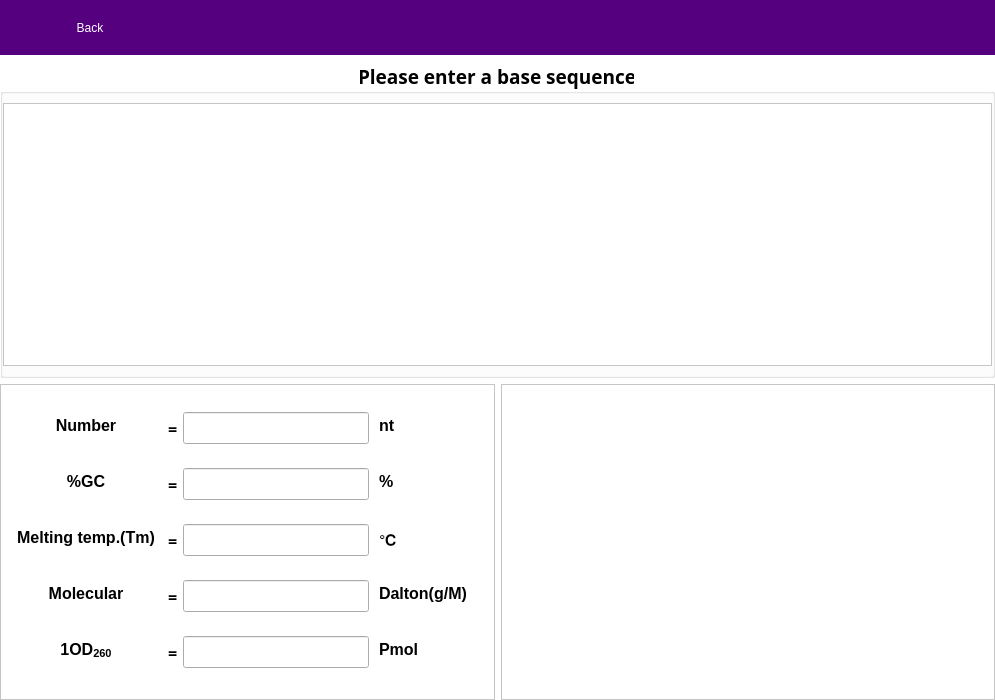
<?xml version="1.0" encoding="UTF-8"?>
<ui version="4.0">
 <class>OligoCalculator</class>
 <widget class="QFrame" name="OligoCalculator">
  <property name="geometry">
   <rect>
    <x>0</x>
    <y>0</y>
    <width>995</width>
    <height>700</height>
   </rect>
  </property>
  <property name="windowTitle">
   <string>Frame</string>
  </property>
  <property name="styleSheet">
   <string notr="true">QFrame {
	
	background-color: rgb(255, 255, 255);
}</string>
  </property>
  <property name="frameShape">
   <enum>QFrame::NoFrame</enum>
  </property>
  <property name="frameShadow">
   <enum>QFrame::Raised</enum>
  </property>
  <layout class="QVBoxLayout" name="verticalLayout_2">
   <property name="leftMargin">
    <number>0</number>
   </property>
   <property name="topMargin">
    <number>0</number>
   </property>
   <property name="rightMargin">
    <number>0</number>
   </property>
   <property name="bottomMargin">
    <number>0</number>
   </property>
   <item>
    <widget class="QFrame" name="frameHeader">
     <property name="minimumSize">
      <size>
       <width>0</width>
       <height>55</height>
      </size>
     </property>
     <property name="styleSheet">
      <string notr="true">QToolButton{
	color:white;
	font: 75 20pt &quot;微软雅黑&quot;;
}

QToolButton::disabled{
	color:darkgray;
}

QFrame#frameHeader {
	background-color: rgb(85, 0, 127);
}</string>
     </property>
     <property name="frameShape">
      <enum>QFrame::NoFrame</enum>
     </property>
     <property name="frameShadow">
      <enum>QFrame::Raised</enum>
     </property>
     <layout class="QHBoxLayout" name="horizontalLayout_2" stretch="0,1">
      <property name="leftMargin">
       <number>0</number>
      </property>
      <property name="topMargin">
       <number>0</number>
      </property>
      <property name="rightMargin">
       <number>0</number>
      </property>
      <property name="bottomMargin">
       <number>0</number>
      </property>
      <item>
       <widget class="QToolButton" name="toolButtonBack">
        <property name="sizePolicy">
         <sizepolicy hsizetype="Fixed" vsizetype="Preferred">
          <horstretch>0</horstretch>
          <verstretch>0</verstretch>
         </sizepolicy>
        </property>
        <property name="minimumSize">
         <size>
          <width>180</width>
          <height>0</height>
         </size>
        </property>
        <property name="text">
         <string>Back</string>
        </property>
        <property name="autoRaise">
         <bool>true</bool>
        </property>
       </widget>
      </item>
      <item>
       <spacer name="horizontalSpacer">
        <property name="orientation">
         <enum>Qt::Horizontal</enum>
        </property>
        <property name="sizeHint" stdset="0">
         <size>
          <width>40</width>
          <height>20</height>
         </size>
        </property>
       </spacer>
      </item>
     </layout>
    </widget>
   </item>
   <item>
    <widget class="QGroupBox" name="groupBox">
     <property name="font">
      <font>
       <family>黑体</family>
       <pointsize>14</pointsize>
       <weight>75</weight>
       <bold>true</bold>
      </font>
     </property>
     <property name="title">
      <string>Please enter a base sequence</string>
     </property>
     <property name="alignment">
      <set>Qt::AlignCenter</set>
     </property>
     <property name="flat">
      <bool>true</bool>
     </property>
     <layout class="QHBoxLayout" name="horizontalLayout_7">
      <property name="leftMargin">
       <number>0</number>
      </property>
      <property name="rightMargin">
       <number>0</number>
      </property>
      <item>
       <widget class="QTextEdit" name="inputTextEdit">
        <property name="font">
         <font>
          <family>黑体</family>
          <pointsize>12</pointsize>
         </font>
        </property>
        <property name="styleSheet">
         <string notr="true">background-color: rgb(255, 255, 255);</string>
        </property>
       </widget>
      </item>
     </layout>
    </widget>
   </item>
   <item>
    <layout class="QHBoxLayout" name="horizontalLayout" stretch="1,1">
     <item>
      <widget class="QFrame" name="frameBox">
       <property name="frameShape">
        <enum>QFrame::StyledPanel</enum>
       </property>
       <property name="frameShadow">
        <enum>QFrame::Raised</enum>
       </property>
       <layout class="QVBoxLayout" name="verticalLayout">
        <item>
         <layout class="QHBoxLayout" name="horizontalLayout_10">
          <item>
           <widget class="QTextEdit" name="textEdit_17">
            <property name="minimumSize">
             <size>
              <width>152</width>
              <height>32</height>
             </size>
            </property>
            <property name="maximumSize">
             <size>
              <width>152</width>
              <height>32</height>
             </size>
            </property>
            <property name="frameShape">
             <enum>QFrame::NoFrame</enum>
            </property>
            <property name="frameShadow">
             <enum>QFrame::Plain</enum>
            </property>
            <property name="readOnly">
             <bool>true</bool>
            </property>
            <property name="html">
             <string>&lt;!DOCTYPE HTML PUBLIC &quot;-//W3C//DTD HTML 4.0//EN&quot; &quot;http://www.w3.org/TR/REC-html40/strict.dtd&quot;&gt;
&lt;html&gt;&lt;head&gt;&lt;meta name=&quot;qrichtext&quot; content=&quot;1&quot; /&gt;&lt;style type=&quot;text/css&quot;&gt;
p, li { white-space: pre-wrap; }
&lt;/style&gt;&lt;/head&gt;&lt;body style=&quot; font-family:'SimSun'; font-size:9pt; font-weight:400; font-style:normal;&quot;&gt;
&lt;p align=&quot;center&quot; style=&quot; margin-top:12px; margin-bottom:12px; margin-left:0px; margin-right:0px; -qt-block-indent:0; text-indent:0px;&quot;&gt;&lt;span style=&quot; font-family:'黑体'; font-size:12pt; font-weight:600;&quot;&gt;Number&lt;/span&gt;&lt;/p&gt;&lt;/body&gt;&lt;/html&gt;</string>
            </property>
           </widget>
          </item>
          <item>
           <widget class="QLabel" name="label_8">
            <property name="minimumSize">
             <size>
              <width>9</width>
              <height>32</height>
             </size>
            </property>
            <property name="maximumSize">
             <size>
              <width>9</width>
              <height>32</height>
             </size>
            </property>
            <property name="font">
             <font>
              <family>黑体</family>
              <pointsize>12</pointsize>
              <weight>75</weight>
              <bold>true</bold>
             </font>
            </property>
            <property name="text">
             <string>=</string>
            </property>
           </widget>
          </item>
          <item>
           <widget class="QLineEdit" name="nbLineEdit">
            <property name="minimumSize">
             <size>
              <width>0</width>
              <height>32</height>
             </size>
            </property>
            <property name="readOnly">
             <bool>true</bool>
            </property>
           </widget>
          </item>
          <item>
           <widget class="QTextEdit" name="textEdit_18">
            <property name="minimumSize">
             <size>
              <width>110</width>
              <height>32</height>
             </size>
            </property>
            <property name="maximumSize">
             <size>
              <width>110</width>
              <height>32</height>
             </size>
            </property>
            <property name="frameShape">
             <enum>QFrame::NoFrame</enum>
            </property>
            <property name="frameShadow">
             <enum>QFrame::Plain</enum>
            </property>
            <property name="readOnly">
             <bool>true</bool>
            </property>
            <property name="html">
             <string>&lt;!DOCTYPE HTML PUBLIC &quot;-//W3C//DTD HTML 4.0//EN&quot; &quot;http://www.w3.org/TR/REC-html40/strict.dtd&quot;&gt;
&lt;html&gt;&lt;head&gt;&lt;meta name=&quot;qrichtext&quot; content=&quot;1&quot; /&gt;&lt;style type=&quot;text/css&quot;&gt;
p, li { white-space: pre-wrap; }
&lt;/style&gt;&lt;/head&gt;&lt;body style=&quot; font-family:'SimSun'; font-size:9pt; font-weight:400; font-style:normal;&quot;&gt;
&lt;p style=&quot; margin-top:12px; margin-bottom:12px; margin-left:0px; margin-right:0px; -qt-block-indent:0; text-indent:0px;&quot;&gt;&lt;span style=&quot; font-family:'黑体'; font-size:12pt; font-weight:600;&quot;&gt;nt&lt;/span&gt;&lt;/p&gt;&lt;/body&gt;&lt;/html&gt;</string>
            </property>
           </widget>
          </item>
         </layout>
        </item>
        <item>
         <layout class="QHBoxLayout" name="horizontalLayout_12">
          <item>
           <widget class="QTextEdit" name="textEdit_21">
            <property name="minimumSize">
             <size>
              <width>152</width>
              <height>32</height>
             </size>
            </property>
            <property name="maximumSize">
             <size>
              <width>152</width>
              <height>32</height>
             </size>
            </property>
            <property name="frameShape">
             <enum>QFrame::NoFrame</enum>
            </property>
            <property name="frameShadow">
             <enum>QFrame::Plain</enum>
            </property>
            <property name="readOnly">
             <bool>true</bool>
            </property>
            <property name="html">
             <string>&lt;!DOCTYPE HTML PUBLIC &quot;-//W3C//DTD HTML 4.0//EN&quot; &quot;http://www.w3.org/TR/REC-html40/strict.dtd&quot;&gt;
&lt;html&gt;&lt;head&gt;&lt;meta name=&quot;qrichtext&quot; content=&quot;1&quot; /&gt;&lt;style type=&quot;text/css&quot;&gt;
p, li { white-space: pre-wrap; }
&lt;/style&gt;&lt;/head&gt;&lt;body style=&quot; font-family:'SimSun'; font-size:9pt; font-weight:400; font-style:normal;&quot;&gt;
&lt;p align=&quot;center&quot; style=&quot; margin-top:12px; margin-bottom:12px; margin-left:0px; margin-right:0px; -qt-block-indent:0; text-indent:0px;&quot;&gt;&lt;span style=&quot; font-family:'黑体'; font-size:12pt; font-weight:600;&quot;&gt;%GC&lt;/span&gt;&lt;/p&gt;&lt;/body&gt;&lt;/html&gt;</string>
            </property>
           </widget>
          </item>
          <item>
           <widget class="QLabel" name="label_10">
            <property name="minimumSize">
             <size>
              <width>9</width>
              <height>32</height>
             </size>
            </property>
            <property name="maximumSize">
             <size>
              <width>9</width>
              <height>32</height>
             </size>
            </property>
            <property name="font">
             <font>
              <family>黑体</family>
              <pointsize>12</pointsize>
              <weight>75</weight>
              <bold>true</bold>
             </font>
            </property>
            <property name="text">
             <string>=</string>
            </property>
           </widget>
          </item>
          <item>
           <widget class="QLineEdit" name="gcLineEdit">
            <property name="minimumSize">
             <size>
              <width>0</width>
              <height>32</height>
             </size>
            </property>
            <property name="readOnly">
             <bool>true</bool>
            </property>
           </widget>
          </item>
          <item>
           <widget class="QTextEdit" name="textEdit_22">
            <property name="minimumSize">
             <size>
              <width>110</width>
              <height>32</height>
             </size>
            </property>
            <property name="maximumSize">
             <size>
              <width>110</width>
              <height>32</height>
             </size>
            </property>
            <property name="autoFillBackground">
             <bool>false</bool>
            </property>
            <property name="frameShape">
             <enum>QFrame::NoFrame</enum>
            </property>
            <property name="frameShadow">
             <enum>QFrame::Plain</enum>
            </property>
            <property name="readOnly">
             <bool>true</bool>
            </property>
            <property name="html">
             <string>&lt;!DOCTYPE HTML PUBLIC &quot;-//W3C//DTD HTML 4.0//EN&quot; &quot;http://www.w3.org/TR/REC-html40/strict.dtd&quot;&gt;
&lt;html&gt;&lt;head&gt;&lt;meta name=&quot;qrichtext&quot; content=&quot;1&quot; /&gt;&lt;style type=&quot;text/css&quot;&gt;
p, li { white-space: pre-wrap; }
&lt;/style&gt;&lt;/head&gt;&lt;body style=&quot; font-family:'SimSun'; font-size:9pt; font-weight:400; font-style:normal;&quot;&gt;
&lt;p style=&quot; margin-top:12px; margin-bottom:12px; margin-left:0px; margin-right:0px; -qt-block-indent:0; text-indent:0px;&quot;&gt;&lt;span style=&quot; font-family:'黑体'; font-size:12pt; font-weight:600;&quot;&gt;%&lt;/span&gt;&lt;/p&gt;&lt;/body&gt;&lt;/html&gt;</string>
            </property>
           </widget>
          </item>
         </layout>
        </item>
        <item>
         <layout class="QHBoxLayout" name="horizontalLayout_11">
          <item>
           <widget class="QTextEdit" name="textEdit_19">
            <property name="minimumSize">
             <size>
              <width>152</width>
              <height>32</height>
             </size>
            </property>
            <property name="maximumSize">
             <size>
              <width>152</width>
              <height>32</height>
             </size>
            </property>
            <property name="frameShape">
             <enum>QFrame::NoFrame</enum>
            </property>
            <property name="frameShadow">
             <enum>QFrame::Plain</enum>
            </property>
            <property name="readOnly">
             <bool>true</bool>
            </property>
            <property name="html">
             <string>&lt;!DOCTYPE HTML PUBLIC &quot;-//W3C//DTD HTML 4.0//EN&quot; &quot;http://www.w3.org/TR/REC-html40/strict.dtd&quot;&gt;
&lt;html&gt;&lt;head&gt;&lt;meta name=&quot;qrichtext&quot; content=&quot;1&quot; /&gt;&lt;style type=&quot;text/css&quot;&gt;
p, li { white-space: pre-wrap; }
&lt;/style&gt;&lt;/head&gt;&lt;body style=&quot; font-family:'SimSun'; font-size:9pt; font-weight:400; font-style:normal;&quot;&gt;
&lt;p align=&quot;center&quot; style=&quot; margin-top:0px; margin-bottom:0px; margin-left:0px; margin-right:0px; -qt-block-indent:0; text-indent:0px;&quot;&gt;&lt;span style=&quot; font-family:'Times New Roman,serif'; font-size:12pt; font-weight:600;&quot;&gt;Melting temp.(Tm)&lt;/span&gt;&lt;/p&gt;&lt;/body&gt;&lt;/html&gt;</string>
            </property>
           </widget>
          </item>
          <item>
           <widget class="QLabel" name="label_9">
            <property name="minimumSize">
             <size>
              <width>9</width>
              <height>32</height>
             </size>
            </property>
            <property name="maximumSize">
             <size>
              <width>9</width>
              <height>32</height>
             </size>
            </property>
            <property name="font">
             <font>
              <family>黑体</family>
              <pointsize>12</pointsize>
              <weight>75</weight>
              <bold>true</bold>
             </font>
            </property>
            <property name="text">
             <string>=</string>
            </property>
           </widget>
          </item>
          <item>
           <widget class="QLineEdit" name="tmLineEdit">
            <property name="minimumSize">
             <size>
              <width>0</width>
              <height>32</height>
             </size>
            </property>
            <property name="readOnly">
             <bool>true</bool>
            </property>
           </widget>
          </item>
          <item>
           <widget class="QTextEdit" name="textEdit_20">
            <property name="minimumSize">
             <size>
              <width>110</width>
              <height>32</height>
             </size>
            </property>
            <property name="maximumSize">
             <size>
              <width>110</width>
              <height>32</height>
             </size>
            </property>
            <property name="frameShape">
             <enum>QFrame::NoFrame</enum>
            </property>
            <property name="frameShadow">
             <enum>QFrame::Plain</enum>
            </property>
            <property name="readOnly">
             <bool>true</bool>
            </property>
            <property name="html">
             <string>&lt;!DOCTYPE HTML PUBLIC &quot;-//W3C//DTD HTML 4.0//EN&quot; &quot;http://www.w3.org/TR/REC-html40/strict.dtd&quot;&gt;
&lt;html&gt;&lt;head&gt;&lt;meta name=&quot;qrichtext&quot; content=&quot;1&quot; /&gt;&lt;style type=&quot;text/css&quot;&gt;
p, li { white-space: pre-wrap; }
&lt;/style&gt;&lt;/head&gt;&lt;body style=&quot; font-family:'SimSun'; font-size:9pt; font-weight:400; font-style:normal;&quot;&gt;
&lt;p style=&quot; margin-top:0px; margin-bottom:0px; margin-left:0px; margin-right:0px; -qt-block-indent:0; text-indent:0px;&quot;&gt;&lt;span style=&quot; font-family:'黑体'; font-size:12pt; font-weight:600;&quot;&gt;℃&lt;/span&gt;&lt;/p&gt;&lt;/body&gt;&lt;/html&gt;</string>
            </property>
           </widget>
          </item>
         </layout>
        </item>
        <item>
         <layout class="QHBoxLayout" name="horizontalLayout_8">
          <item>
           <widget class="QTextEdit" name="textEdit_13">
            <property name="minimumSize">
             <size>
              <width>152</width>
              <height>32</height>
             </size>
            </property>
            <property name="maximumSize">
             <size>
              <width>152</width>
              <height>32</height>
             </size>
            </property>
            <property name="styleSheet">
             <string notr="true"/>
            </property>
            <property name="frameShape">
             <enum>QFrame::NoFrame</enum>
            </property>
            <property name="frameShadow">
             <enum>QFrame::Plain</enum>
            </property>
            <property name="readOnly">
             <bool>true</bool>
            </property>
            <property name="html">
             <string>&lt;!DOCTYPE HTML PUBLIC &quot;-//W3C//DTD HTML 4.0//EN&quot; &quot;http://www.w3.org/TR/REC-html40/strict.dtd&quot;&gt;
&lt;html&gt;&lt;head&gt;&lt;meta name=&quot;qrichtext&quot; content=&quot;1&quot; /&gt;&lt;style type=&quot;text/css&quot;&gt;
p, li { white-space: pre-wrap; }
&lt;/style&gt;&lt;/head&gt;&lt;body style=&quot; font-family:'SimSun'; font-size:9pt; font-weight:400; font-style:normal;&quot;&gt;
&lt;p align=&quot;center&quot; style=&quot; margin-top:0px; margin-bottom:0px; margin-left:0px; margin-right:0px; -qt-block-indent:0; text-indent:0px;&quot;&gt;&lt;span style=&quot; font-family:'Times New Roman,serif'; font-size:12pt; font-weight:600;&quot;&gt;Molecular&lt;/span&gt;&lt;/p&gt;&lt;/body&gt;&lt;/html&gt;</string>
            </property>
           </widget>
          </item>
          <item>
           <widget class="QLabel" name="label_6">
            <property name="minimumSize">
             <size>
              <width>9</width>
              <height>32</height>
             </size>
            </property>
            <property name="maximumSize">
             <size>
              <width>9</width>
              <height>32</height>
             </size>
            </property>
            <property name="font">
             <font>
              <family>黑体</family>
              <pointsize>12</pointsize>
              <weight>75</weight>
              <bold>true</bold>
             </font>
            </property>
            <property name="text">
             <string>=</string>
            </property>
           </widget>
          </item>
          <item>
           <widget class="QLineEdit" name="mwLineEdit">
            <property name="minimumSize">
             <size>
              <width>0</width>
              <height>32</height>
             </size>
            </property>
            <property name="readOnly">
             <bool>true</bool>
            </property>
           </widget>
          </item>
          <item>
           <widget class="QTextEdit" name="textEdit_14">
            <property name="minimumSize">
             <size>
              <width>110</width>
              <height>32</height>
             </size>
            </property>
            <property name="maximumSize">
             <size>
              <width>110</width>
              <height>32</height>
             </size>
            </property>
            <property name="frameShape">
             <enum>QFrame::NoFrame</enum>
            </property>
            <property name="frameShadow">
             <enum>QFrame::Plain</enum>
            </property>
            <property name="readOnly">
             <bool>true</bool>
            </property>
            <property name="html">
             <string>&lt;!DOCTYPE HTML PUBLIC &quot;-//W3C//DTD HTML 4.0//EN&quot; &quot;http://www.w3.org/TR/REC-html40/strict.dtd&quot;&gt;
&lt;html&gt;&lt;head&gt;&lt;meta name=&quot;qrichtext&quot; content=&quot;1&quot; /&gt;&lt;style type=&quot;text/css&quot;&gt;
p, li { white-space: pre-wrap; }
&lt;/style&gt;&lt;/head&gt;&lt;body style=&quot; font-family:'SimSun'; font-size:9pt; font-weight:400; font-style:normal;&quot;&gt;
&lt;p style=&quot; margin-top:12px; margin-bottom:12px; margin-left:0px; margin-right:0px; -qt-block-indent:0; text-indent:0px;&quot;&gt;&lt;span style=&quot; font-family:'黑体'; font-size:12pt; font-weight:600;&quot;&gt;Dalton(g/M)&lt;/span&gt;&lt;/p&gt;&lt;/body&gt;&lt;/html&gt;</string>
            </property>
           </widget>
          </item>
         </layout>
        </item>
        <item>
         <layout class="QHBoxLayout" name="horizontalLayout_9">
          <item>
           <widget class="QTextEdit" name="textEdit_15">
            <property name="minimumSize">
             <size>
              <width>152</width>
              <height>32</height>
             </size>
            </property>
            <property name="maximumSize">
             <size>
              <width>152</width>
              <height>32</height>
             </size>
            </property>
            <property name="frameShape">
             <enum>QFrame::NoFrame</enum>
            </property>
            <property name="frameShadow">
             <enum>QFrame::Plain</enum>
            </property>
            <property name="readOnly">
             <bool>true</bool>
            </property>
            <property name="html">
             <string>&lt;!DOCTYPE HTML PUBLIC &quot;-//W3C//DTD HTML 4.0//EN&quot; &quot;http://www.w3.org/TR/REC-html40/strict.dtd&quot;&gt;
&lt;html&gt;&lt;head&gt;&lt;meta name=&quot;qrichtext&quot; content=&quot;1&quot; /&gt;&lt;style type=&quot;text/css&quot;&gt;
p, li { white-space: pre-wrap; }
&lt;/style&gt;&lt;/head&gt;&lt;body style=&quot; font-family:'SimSun'; font-size:9pt; font-weight:400; font-style:normal;&quot;&gt;
&lt;p align=&quot;center&quot; style=&quot; margin-top:12px; margin-bottom:12px; margin-left:0px; margin-right:0px; -qt-block-indent:0; text-indent:0px;&quot;&gt;&lt;span style=&quot; font-family:'黑体'; font-size:12pt; font-weight:600;&quot;&gt;1OD&lt;/span&gt;&lt;span style=&quot; font-family:'黑体'; font-size:12pt; font-weight:600; vertical-align:sub;&quot;&gt;260&lt;/span&gt;&lt;/p&gt;&lt;/body&gt;&lt;/html&gt;</string>
            </property>
           </widget>
          </item>
          <item>
           <widget class="QLabel" name="label_7">
            <property name="minimumSize">
             <size>
              <width>9</width>
              <height>32</height>
             </size>
            </property>
            <property name="maximumSize">
             <size>
              <width>9</width>
              <height>32</height>
             </size>
            </property>
            <property name="font">
             <font>
              <family>黑体</family>
              <pointsize>12</pointsize>
              <weight>75</weight>
              <bold>true</bold>
             </font>
            </property>
            <property name="text">
             <string>=</string>
            </property>
           </widget>
          </item>
          <item>
           <widget class="QLineEdit" name="odLineEdit">
            <property name="minimumSize">
             <size>
              <width>0</width>
              <height>32</height>
             </size>
            </property>
            <property name="readOnly">
             <bool>true</bool>
            </property>
           </widget>
          </item>
          <item>
           <widget class="QTextEdit" name="textEdit_16">
            <property name="minimumSize">
             <size>
              <width>110</width>
              <height>32</height>
             </size>
            </property>
            <property name="maximumSize">
             <size>
              <width>110</width>
              <height>32</height>
             </size>
            </property>
            <property name="frameShape">
             <enum>QFrame::NoFrame</enum>
            </property>
            <property name="frameShadow">
             <enum>QFrame::Plain</enum>
            </property>
            <property name="readOnly">
             <bool>true</bool>
            </property>
            <property name="html">
             <string>&lt;!DOCTYPE HTML PUBLIC &quot;-//W3C//DTD HTML 4.0//EN&quot; &quot;http://www.w3.org/TR/REC-html40/strict.dtd&quot;&gt;
&lt;html&gt;&lt;head&gt;&lt;meta name=&quot;qrichtext&quot; content=&quot;1&quot; /&gt;&lt;style type=&quot;text/css&quot;&gt;
p, li { white-space: pre-wrap; }
&lt;/style&gt;&lt;/head&gt;&lt;body style=&quot; font-family:'SimSun'; font-size:9pt; font-weight:400; font-style:normal;&quot;&gt;
&lt;p style=&quot; margin-top:12px; margin-bottom:12px; margin-left:0px; margin-right:0px; -qt-block-indent:0; text-indent:0px;&quot;&gt;&lt;span style=&quot; font-family:'黑体'; font-size:12pt; font-weight:600;&quot;&gt;Pmol&lt;/span&gt;&lt;/p&gt;&lt;/body&gt;&lt;/html&gt;</string>
            </property>
           </widget>
          </item>
         </layout>
        </item>
       </layout>
      </widget>
     </item>
     <item>
      <widget class="QFrame" name="frameKeyboard">
       <property name="frameShape">
        <enum>QFrame::StyledPanel</enum>
       </property>
       <property name="frameShadow">
        <enum>QFrame::Raised</enum>
       </property>
      </widget>
     </item>
    </layout>
   </item>
  </layout>
 </widget>
 <resources/>
 <connections/>
</ui>
